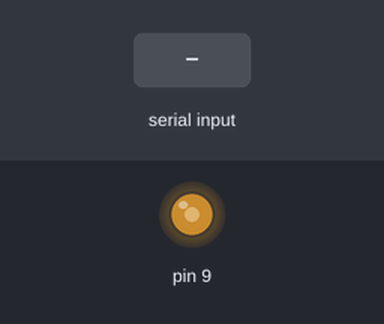
Simulated run of this sketch. Board: Arduino Uno, built with avr-gcc and run on an emulated ATmega328P. Parts: output pins drawn as LEDs (lit = HIGH). The inputs (shaded band) are chosen by the test bench.

Above: at 1.2 s.
1.3 s: "90,45\n" received over Serial
At 3.2 s:
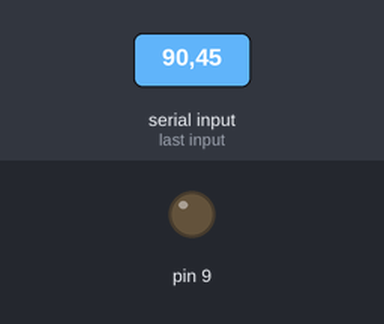
3.8 s: "30,150\n" received over Serial
At 4.4 s:
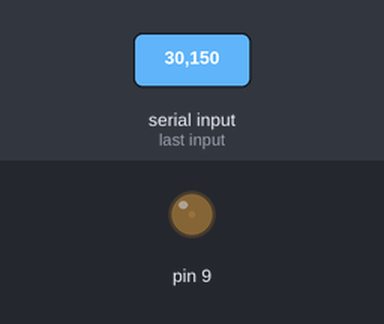
Timing chart, 0 to 6.8 s (numbered marks = the images above; inputs shaded):
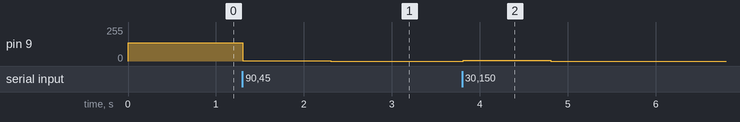

Measured:
- after the input at 1.3 s, pin 9: 138/255 → 2/255 at once, → 0/255 1.0 s later
- after the input at 3.8 s, pin 9: 0/255 → 7/255 at once, → 0/255 1.0 s later

The sketch:

PWM_f.ino
```cpp
int p;
void setup() {
  //pinMode(3, OUTPUT);
  pinMode(9, OUTPUT);
//TCCR1B = TCCR1B & B11111000 | B00000001;    // set timer 1 divisor to     1 for PWM frequency of 31372.55 Hz
//TCCR1B = TCCR1B & B11111000 | B00000010;    // set timer 1 divisor to     8 for PWM frequency of  3921.16 Hz
//TCCR1B = TCCR1B & B11111000 | B00000011;    // set timer 1 divisor to    64 for PWM frequency of   490.20 Hz (The DEFAULT)
//TCCR1B = TCCR1B & B11111000 | B00000100;    // set timer 1 divisor to   256 for PWM frequency of   122.55 Hz
//TCCR1B = TCCR1B & B11111000 | B00000101;    // set timer 1 divisor to  1024 for PWM frequency of    30.64 Hz// put your setup code here, to run once:
  Serial.begin(9600);

  //TCCR1A = _BV(COM1A0) | _BV(COM1B1) | _BV(WGM11) | _BV(WGM10); //Set Timer2 to varying top limit fast PWM mode
  //TCCR1B = _BV(WGM12) | _BV(CS12) | _BV(CS11) | _BV(CS10);//another way to set prescaler CS2=fff
  //TCCR1A = _BV (COM1A1 )| _BV (COM1B1 ) | _BV (WGM20 )| _BV ( WGM21);
  //TCCR1B = _BV (CS12 );

  //TCCR2A = _BV （ COM2A1 ） | _BV （ COM2B1 ） | _BV （ WGM21 ） | _BV （ WGM20 ）;
  //TCCR2B = _BV （ CS22 ）;

  //OCR1A = 120; //Top value A
  //OCR1B = 90; //Toggle value B, Output at pin 3

    //记住默认情况下未声明的寄存器保持零...
    TCCR1A =((1 << WGM11)|(1 << COM1B1)|(1 << COM1A1)); //请阅读DataSheet的第131页，我们正在将WGM11，COM1B1，COM1A1的寄存器设置更改为1，即全部...
    TCCR1B =(1 << WGM13)|(1 << WGM12)|(1 << CS11); //将预分频器设置为8，使我们的分辨率为0.5us，请阅读数据表的第134页
    // OCR1A = 3000; // PB5，没有
    OCR1B = 3000; // PB6，OUT2
    OCR1A = 3000; // PB7 OUT3
    ICR1 = 5250; // 380hz频率...
    analogWrite(9, 2850); //2850-3050 54.29% 58.10%   380.65HZ


}

void loop() {
  // put your main code here, to run repeatedly:
  while (Serial.available() > 0) {   // 串口收到字符数大于零。
    p = Serial.parseInt();      // 在串口数据流中查找一个有效整数。
    //Serial.println(p);         //打印接收到的数字
    analogWrite(9, p);
  }
}
```
